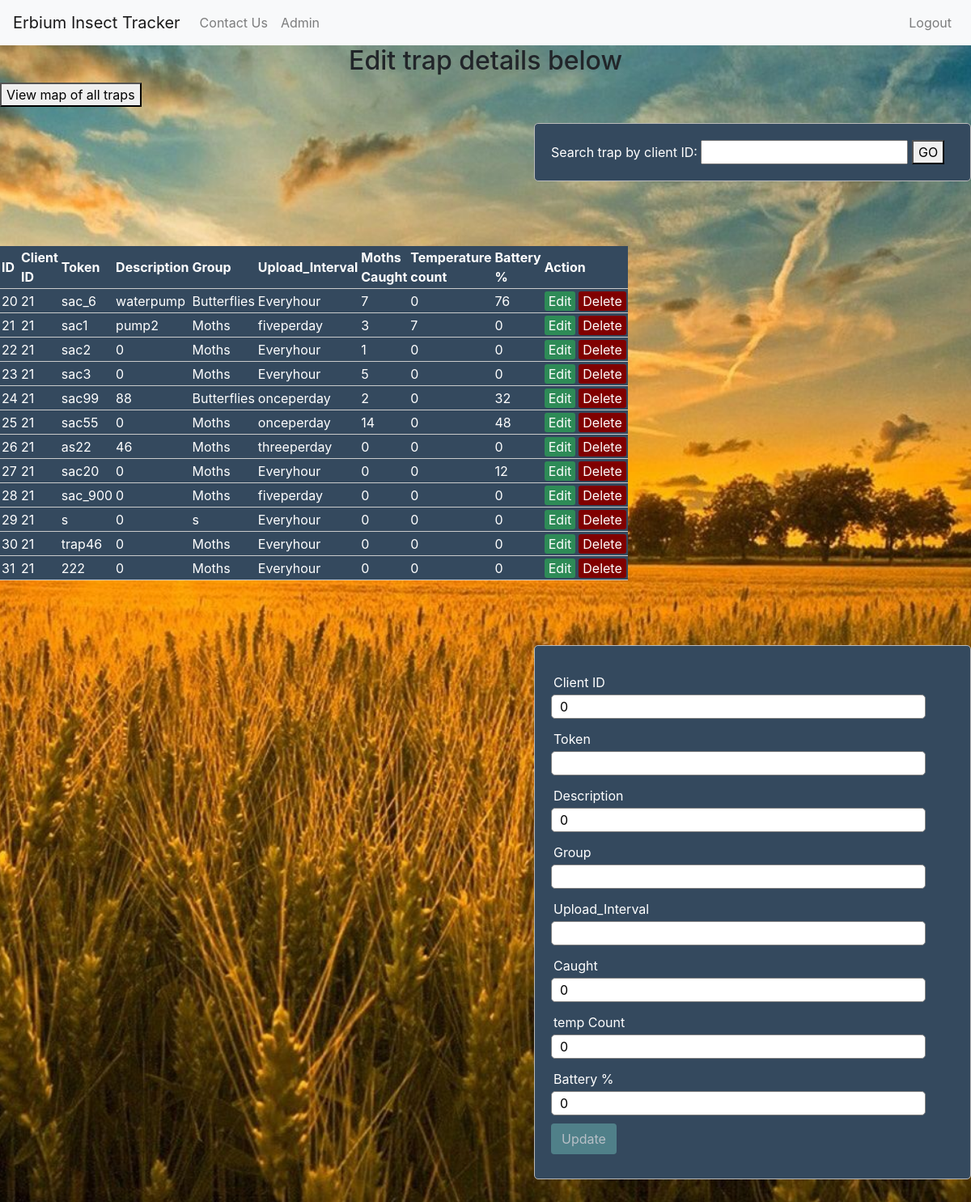
The app's page /viewTraps.php, older data.
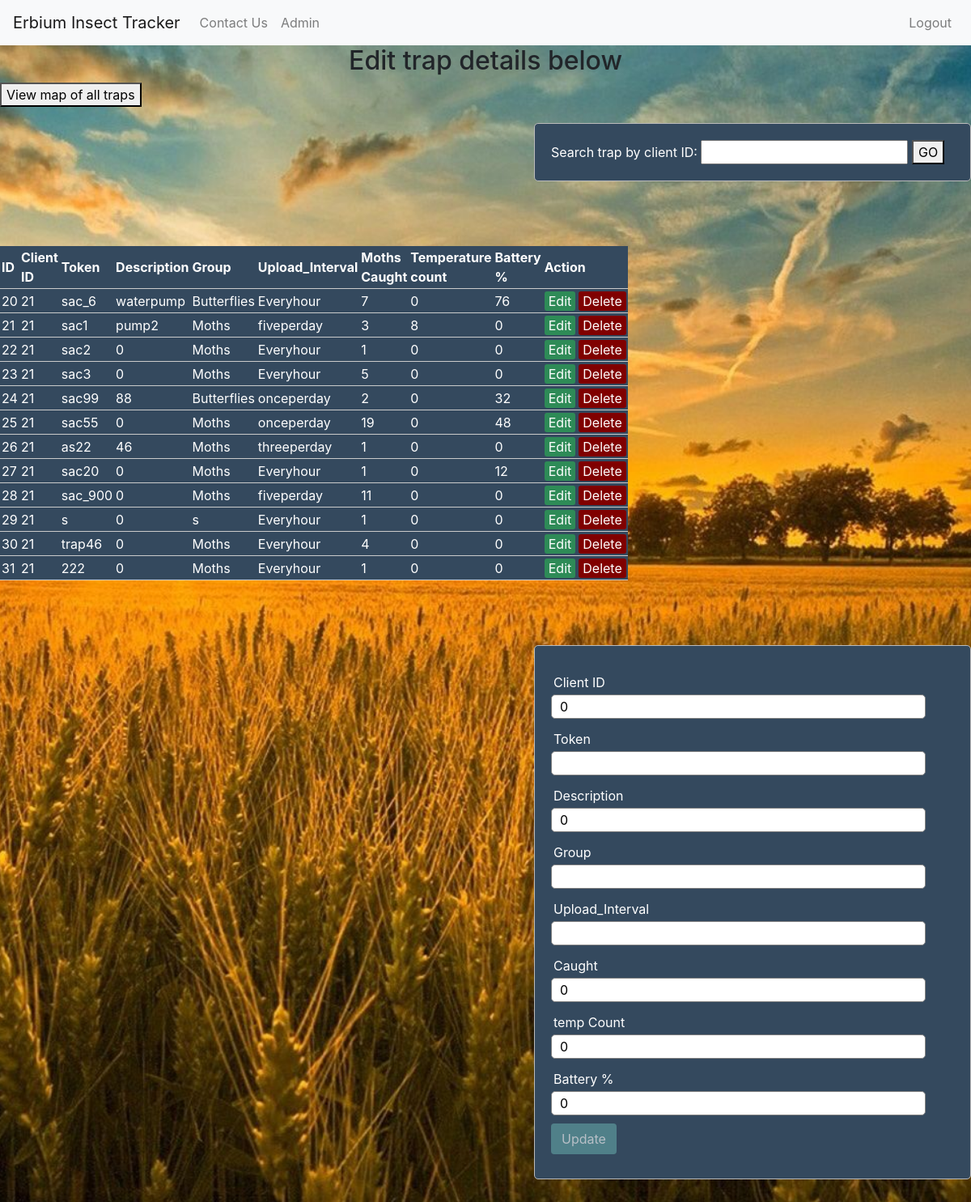
The same page, newer data.
### tables this page shows
CREATE TABLE IF NOT EXISTS `device` (
  `device_id` int(10) UNSIGNED NOT NULL AUTO_INCREMENT,
  `client_id` int(10) UNSIGNED NOT NULL,
  `token` varchar(45) NOT NULL,
  `description` varchar(45) NOT NULL,
  `trap_group` varchar(45) NOT NULL,
  `Upload_Interval` varchar(45) DEFAULT NULL,
  `Sensing_Interval` varchar(20) NOT NULL DEFAULT 'Every hour',
  `caught` int(11) DEFAULT NULL,
  `tempCount` int(11) NOT NULL,
  `Battery_Percent` int(11) NOT NULL,
  `latitude` varchar(40) NOT NULL,
  `longitude` varchar(40) NOT NULL,
  `signal_strength` varchar(12) NOT NULL DEFAULT 'Unavailable',
  `last_updated` varchar(20) NOT NULL DEFAULT 'Unavailable',
  `data_available` varchar(20) NOT NULL DEFAULT 'Unavailable',
  PRIMARY KEY (`device_id`),
  KEY `client_id` (`client_id`)
);

### viewTrapsServer.php (called while the page is built, shortened)
<?php
	$client_id = 0;
	$token = "";
	$description = 0;
	$Upload_Interval = "";
	$caught = 0;
	$tempCount = 0;
	$Battery_Percent = 0;
	$update = false;
?>

### viewTraps.php (the view, shortened to what this page needs)
<?php
include('viewTrapsServer.php');
?>
<!DOCTYPE html>
<html>
<head>
    <link rel="stylesheet" type="text/css" href="style.css">
    <link rel="stylesheet" href="bootstrap-4.0.0-dist/css/bootstrap.min.css">
    <link rel="stylesheet" href="bootstrap-4.0.0-dist/css/bootstrap.min.css">
</head>
<body>
<nav class="navbar navbar-expand-lg navbar-light bg-light">
    <a class="navbar-brand" href="main.html">Erbium Insect Tracker</a>
    <div class="collapse navbar-collapse" id="navbarNav">
        <ul class="navbar-nav">
            <li class="nav-item">
                <a class="nav-link" href="contactus.html">Contact Us</a>
            </li>
            <li class="nav-item">
                <a class="nav-link" href="adminOptions.html">Admin</a>
            </li>
        </ul>
        <ul class="navbar-nav ml-auto">
            <li class="nav-item">
                <a class="nav-link" href="logout.php" id="Out">Logout</a>
            </li>
        </ul>
    </div>
</nav>
    <h2>Edit trap details below</h2>
    <form name="form" action="" method="get">
        Search trap by client ID: <input type="text" name="searchID">
        <button onclick="<?php $temp = $_GET['searchID'];$results = mysqli_query($db, "SELECT * FROM device
          where client_id LIKE '$temp%'"); ?> ">GO</button>
    </form>
<div id="mainDivEdit">
    <button id="mapOfAll">View map of all traps</button>
<table>
	<thead>
		<tr>
			<th>ID</th>
			<th>Client ID</th>
			<th>Token</th>
			<th>Description</th>
			<th>Group</th>
			<th>Upload_Interval</th>
			<th>Moths Caught</th>
			<th>Temperature count</th>
			<th>Battery %</th>
			<th colspan="2">Action</th>
		</tr>
	</thead>
	<?php while ($row = mysqli_fetch_array($results)) { ?>
		<tr>
			<td><?php echo $row['device_id']; ?></td>
			<td><?php echo $row['client_id']; ?></td>
			<td><?php echo $row['token']; ?></td>
			<td><?php echo $row['description']; ?></td>
			<td><?php echo $row['trap_group']; ?></td>
			<td><?php echo $row['Upload_Interval']; ?></td>
			<td><?php echo $row['caught']; ?></td>
			<td><?php echo $row['tempCount']; ?></td>
			<td><?php echo $row['Battery_Percent']; ?></td>
			<td>
				<a href="viewTraps.php?edit=<?php echo $row['device_id']; ?>" class="edit_btn" >Edit</a>
			</td>
			<td>
				<a href="viewTrapsServer.php?del=<?php echo $row['device_id']; ?>" class="del_btn" onclick="return confirm('Are you sure you want to delete this trap?');">Delete</a>
			</td>
		</tr>
	<?php } ?>
</table>
<form method="post" action="viewTrapsServer.php" >
	<div class="input-group">
		<label>Client ID</label>
		<input type="text" required name="client_id" value="<?php echo $client_id; ?>">
	</div>
	<div class="input-group">
		<label>Token</label>
		<input type="text"  required name="token" value="<?php echo $token ; ?>">
	</div>
	<div class="input-group">
		<label>Description</label>
		<input type="text"  required name="description" value="<?php echo $description ; ?>">
	</div>
	<div class="input-group">
		<label>Group</label>
		<input type="text" required  name="type" value="<?php echo $trap_group ; ?>">
	</div>
	<div class="input-group">
		<label>Upload_Interval</label>
		<input type="text" required  name="Upload_Interval" value="<?php echo $Upload_Interval ; ?>">
	</div>
	<div class="input-group">
		<label>Caught</label>
		<input type="text" required  name="caught" value="<?php echo $caught ; ?>">
	</div>
	<div class="input-group">
		<label>temp Count</label>
		<input type="text" required  name="tempCount" value="<?php echo $tempCount ; ?>">
	</div>
	<div class="input-group">
		<label>Battery %</label>
		<input type="text" required  name="Battery_Percent" value="<?php echo $Battery_Percent ; ?>">
	</div>
	<div class="input-group">
		<?php if ($update == true): ?>
			<button class="btn" type="submit" name="update" style="background: #556B2F;" >Update</button>
		<?php else: ?>
			<button class="btn" type="submit" disabled name="save" >Update</button>
		<?php endif ?>
	</div>
</form>
</div>
</body>
</html>

### style.css (style rules this page uses)
body { font-size: 19px; background: url("background.jpg") no-repeat center center fixed; -webkit-background-size: cover; -moz-background-size: cover; -o-background-size: cover; background-size: cover; }
table { float:left; width: 50%; margin: 30px auto; border-collapse: collapse; text-align: left; background-color: #34495e; color:white; }
#mainDivEdit { height:600px; }
tr { border-bottom: 1px solid #cbcbcb; }
th, td { border: none; height: 30px; padding: 2px; }
form { float:right; width: 45%; margin: 50px auto; text-align: left; padding: 20px; border: 1px solid #bbbbbb; border-radius: 5px; background-color: #34495e; color:white; }
.input-group { margin: 10px 0px 10px 0px; }
.input-group label { display: block; text-align: left; margin: 3px; }
.input-group input { height: 30px; width: 93%; padding: 5px 10px; font-size: 16px; border-radius: 5px; border: 1px solid gray; }
.btn { padding: 10px; font-size: 15px; color: white; background: #5F9EA0; border: none; border-radius: 5px; }
.edit_btn { text-decoration: none; padding: 2px 5px; background: #2E8B57; color: white; border-radius: 3px; }
.del_btn { text-decoration: none; padding: 2px 5px; color: white; border-radius: 3px; background: #800000; }
h2 { text-align:center; }

Row changes from the older to the newer data that the page shows:
changed device "sac1": tempCount "7" → "8"
changed device "sac55": caught "14" → "19"
changed device "as22": caught "0" → "1"
changed device "sac20": caught "0" → "1"
changed device "sac_900": caught "0" → "11"
changed device id 29: caught "0" → "1"
changed device "trap46": caught "0" → "4"
changed device id 31: caught "0" → "1"
